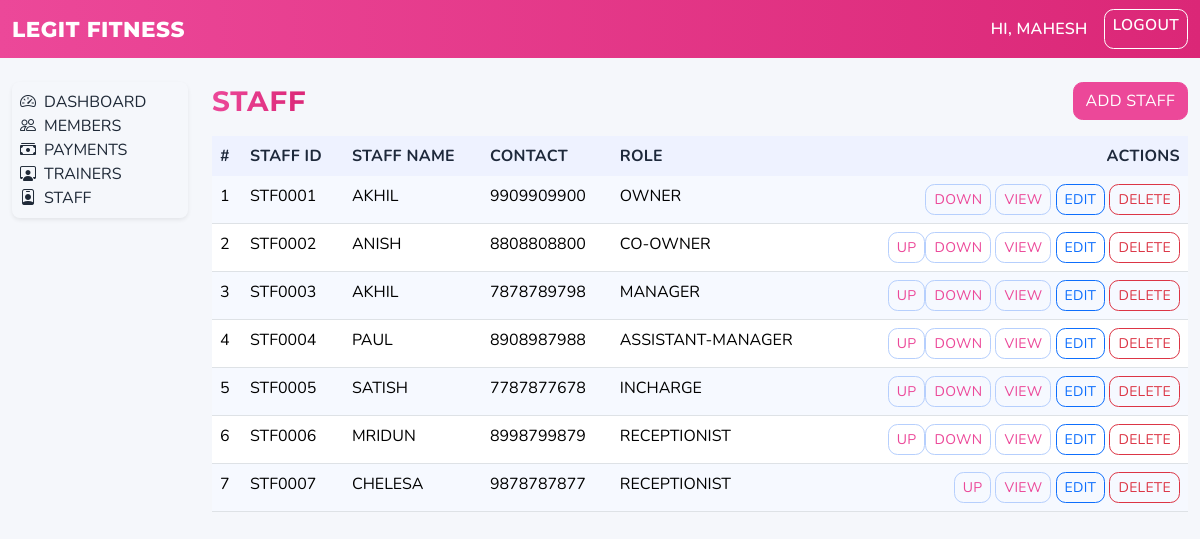
The page /staff/ (signed in) on the database its author committed.
### staff/models.py (models this page shows, shortened)
class Staff(models.Model):
    staff_id = models.CharField(max_length=20, null=True, blank=True)
    name = models.CharField(max_length=150)
    contact = models.CharField(max_length=20, blank=True)
    role = models.CharField(max_length=50)
    position = models.PositiveIntegerField(default=0, db_index=True)
    class Meta:
        ordering = ["position", "name"]
        constraints = [
            models.UniqueConstraint(
                fields=["staff_id"],
                name="unique_staff_id_when_set",
                condition=Q(staff_id__isnull=False) & ~Q(staff_id=""),
            )
        ]

### staff/views.py (the view)
# urls.py: path("", StaffListView.as_view(), name="list"),
class StaffListView(LoginRequiredMixin, ListView):
    model = Staff
    context_object_name = "staff"
    template_name = "staff/list.html"

### templates/staff/list.html (shortened to what this page needs)
{% extends 'base.html' %}
{% block body_class %}theme-staff{% endblock %}
{% block content %}
  <div class="d-flex justify-content-between align-items-center mb-3">
    <h3 class="mb-0 text-uppercase page-title">Staff</h3>
    <a href="{% url 'staff:create' %}" class="btn btn-primary">Add Staff</a>
  </div>
  <div class="table-responsive">
    <table class="table table-striped text-uppercase">
      <thead>
        <tr>
          <th>#</th>
          <th>Staff ID</th>
          <th>Staff Name</th>
          <th>Contact</th>
          <th>Role</th>
          <th class="text-end">Actions</th>
        </tr>
      </thead>
      <tbody>
        {% for s in staff %}
        <tr>
          <td>{{ forloop.counter }}</td>
          <td>{{ s.staff_id }}</td>
          <td>{{ s.name }}</td>
          <td>{{ s.contact }}</td>
          <td>{{ s.role }}</td>
          <td class="text-end">
            <div class="btn-group" role="group" aria-label="Reorder">
              {% if not forloop.first %}
              <form action="{% url 'staff:move_up' s.pk %}" method="post" class="d-inline">
                <button type="submit" class="btn btn-sm btn-outline-secondary">Up</button>
              </form>
              {% endif %}
              {% if not forloop.last %}
              <form action="{% url 'staff:move_down' s.pk %}" method="post" class="d-inline">
                <button type="submit" class="btn btn-sm btn-outline-secondary">Down</button>
              </form>
              {% endif %}
            </div>
            <a class="btn btn-sm btn-outline-secondary" href="{% url 'staff:detail' s.pk %}">View</a>
            <a class="btn btn-sm btn-outline-primary" href="{% url 'staff:edit' s.pk %}">Edit</a>
            <a class="btn btn-sm btn-outline-danger" href="{% url 'staff:delete' s.pk %}">Delete</a>
          </td>
        </tr>
        {% empty %}
        <tr>
          <td colspan="6" class="text-center">No staff yet.</td>
        </tr>
        {% endfor %}
      </tbody>
    </table>
  </div>
{% endblock %}

### templates/base.html (shortened to what this page needs)
<!DOCTYPE html>
<html lang="en">
<head>
  {% load static %}
  <link rel="stylesheet" href="https://cdn.jsdelivr.net/npm/bootstrap@5.3.2/dist/css/bootstrap.min.css">
  <link rel="stylesheet" href="https://cdn.jsdelivr.net/npm/bootstrap-icons@1.11.3/font/bootstrap-icons.css">
  <link rel="stylesheet" href="{% static 'css/theme.css' %}">
</head>
<body class="{% block body_class %}{% endblock %}">
<nav class="navbar navbar-expand-lg navbar-dark bg-dark mb-4 text-uppercase" aria-label="Main navigation">
  <div class="container-fluid">
    <a class="navbar-brand" href="/">Legit Fitness</a>
    <div class="d-flex">
      {% if user.is_authenticated %}
        <span class="navbar-text me-3" aria-label="Signed in user">Hi, {{ user.get_username }}</span>
        <a class="btn btn-outline-light btn-sm" href="{% url 'logout' %}" aria-label="Logout">Logout</a>
      {% else %}
        <a class="btn btn-outline-light btn-sm" href="{% url 'login' %}" aria-label="Login">Login</a>
      {% endif %}
    </div>
  </div>
</nav>
<div class="container-fluid">
  <div class="row">
    {% if user.is_authenticated %}
    <aside class="col-12 col-md-3 col-lg-2 mb-3">
      <div class="lf-sidebar rounded-3 shadow-sm p-2 text-uppercase" role="navigation" aria-label="Sidebar navigation">
        <a class="list-group-item list-group-item-action d-flex align-items-center gap-2" href="{% url 'home' %}" aria-label="Dashboard"><i class="bi bi-speedometer2" aria-hidden="true"></i><span>Dashboard</span></a>
        <a class="list-group-item list-group-item-action d-flex align-items-center gap-2" href="{% url 'members:list' %}" aria-label="Members"><i class="bi bi-people" aria-hidden="true"></i><span>Members</span></a>
        <a class="list-group-item list-group-item-action d-flex align-items-center gap-2" href="{% url 'fees:list' %}" aria-label="Payments"><i class="bi bi-cash-stack" aria-hidden="true"></i><span>Payments</span></a>
        <a class="list-group-item list-group-item-action d-flex align-items-center gap-2" href="{% url 'trainers:list' %}" aria-label="Trainers"><i class="bi bi-person-workspace" aria-hidden="true"></i><span>Trainers</span></a>
        <a class="list-group-item list-group-item-action d-flex align-items-center gap-2" href="{% url 'staff:list' %}" aria-label="Staff"><i class="bi bi-person-badge" aria-hidden="true"></i><span>Staff</span></a>
      </div>
    </aside>
    <main class="col-12 col-md-9 col-lg-10">
    {% else %}
    <main class="col-12">
    {% endif %}
      {% block content %}{% endblock %}
    </main>
  </div>
</div>
</body>
</html>

### static/css/theme.css (style rules this page uses)
:root { --lf-primary:#0d6efd; --lf-primary-2:#5aa6ff; --lf-success:#20c997; --lf-purple:#6f42c1; --lf-bg:#f5f7fb; --lf-card:#ffffff; --lf-text:#1f2937; }
body.theme-staff { --lf-primary:#ec4899; --lf-purple:#db2777; }
html,body { background:var(--lf-bg); font-family: 'Nunito', system-ui, -apple-system, Segoe UI, Roboto, 'Helvetica Neue', Arial, 'Noto Sans', 'Liberation Sans', sans-serif; color: var(--lf-text); text-transform:uppercase }
h1,h2,h3,h4,h5,h6 { font-weight:700; font-family: 'Montserrat', 'Nunito', sans-serif; text-transform:uppercase }
.page-title { background: linear-gradient(90deg, var(--lf-primary) 0%, var(--lf-purple) 100%); -webkit-background-clip: text; background-clip: text; color: var(--lf-primary); -webkit-text-fill-color: transparent; display: inline-block; letter-spacing: .6px; }
.navbar { background: linear-gradient(90deg, var(--lf-primary) 0%, var(--lf-purple) 100%) !important; }
.navbar .navbar-brand,.navbar .navbar-text { color:#fff !important }
.navbar .btn { border-color:#fff;color:#fff }
.navbar .navbar-brand { font-family:'Montserrat','Nunito',sans-serif;font-weight:800;font-size:1.35rem;letter-spacing:.5px;text-transform:uppercase }
.navbar .navbar-text { font-size:1rem;font-weight:600;text-transform:uppercase;letter-spacing:.3px }
.navbar .btn { font-size:.975rem;font-weight:600;text-transform:uppercase;letter-spacing:.3px }
.btn-primary { background:var(--lf-primary);border-color:var(--lf-primary) }
.btn-outline-secondary { color:var(--lf-primary);border-color:#b6cffd }
.btn, .form-control, .form-select { border-radius: .6rem; }
.btn { text-transform:uppercase; letter-spacing:.3px }
.table thead th { background:#eef2ff;border-bottom:0;color:#1e293b;text-transform:uppercase;letter-spacing:.3px }
.table { --bs-table-striped-bg:#f6f9ff }

### rows shown on the page
Staff: staff_id "STF0001", name "AKHIL", contact "9909909900", role "OWNER", shows "DOWN"
Staff: staff_id "STF0002", name "ANISH", contact "8808808800", role "CO-OWNER", shows "UP", shows "DOWN"
Staff: staff_id "STF0003", name "AKHIL", contact "7878789798", role "MANAGER", shows "UP", shows "DOWN"
Staff: staff_id "STF0004", name "PAUL", contact "8908987988", role "ASSISTANT-MANAGER", shows "UP", shows "DOWN"
Staff: staff_id "STF0005", name "SATISH", contact "7787877678", role "INCHARGE", shows "UP", shows "DOWN"
Staff: staff_id "STF0006", name "MRIDUN", contact "8998799879", role "RECEPTIONIST", shows "UP", shows "DOWN"
Staff: staff_id "STF0007", name "CHELESA", contact "9878787877", role "RECEPTIONIST", shows "UP"

### other values the page prints
{{ user.get_username }} "MAHESH"
